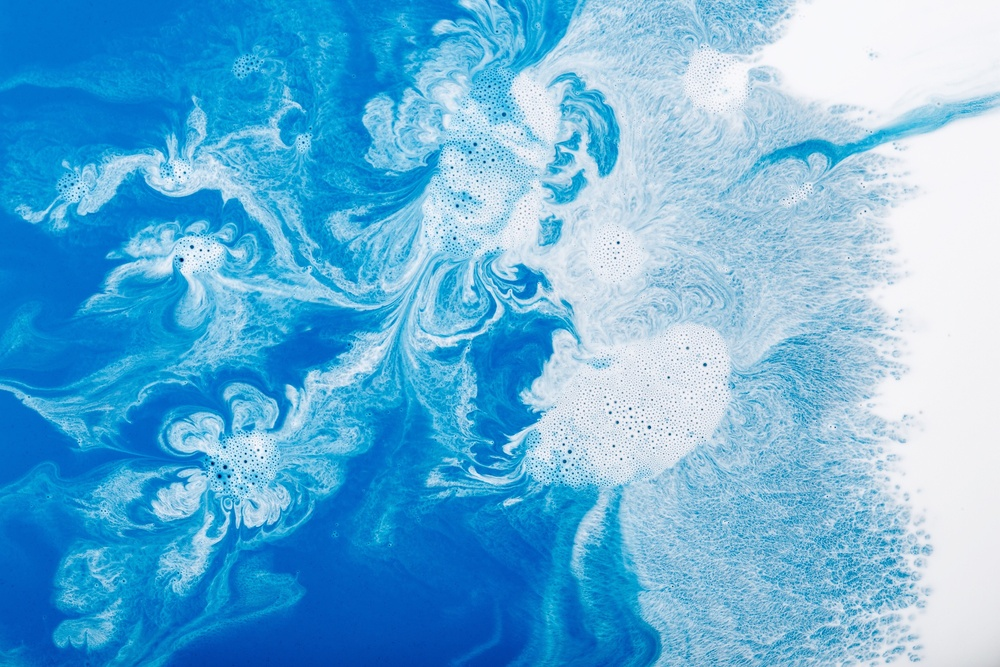
#> input picture bigImage.jpg, 1000 x 667 px, shrunk from 3000 x 2000 before the run
$ python binary.py
#> lines starting #> are read from the running program, lines starting #| are printed output that depends on the picture; after the words box and inside, x2 and y2 are one past the last pixel; in counts of white or black regions, pixels touching at a corner belong together
#> further down, src is the input picture: shape (667, 1000, 3); mean B, G, R 218.7, 176.6, 103.5
import cv2 as cv
import numpy as np

# 全局阈值


def threshold_demo(image):
    gray = cv.cvtColor(image, cv.COLOR_RGB2GRAY)  # 把输入图像灰度化
    # 直接阈值化是对输入的单通道矩阵逐像素进行阈值分割。
    ret, binary = cv.threshold(gray, 0, 255, cv.THRESH_BINARY | cv.THRESH_TRIANGLE)# otsu
    print("threshold value %s"%ret)
    cv.namedWindow("binary0", cv.WINDOW_NORMAL)
    cv.imshow("binary0", binary)

# 局部阈值


def local_threshold(image):
    gray = cv.cvtColor(image, cv.COLOR_RGB2GRAY)  # 把输入图像灰度化
    # 自适应阈值化能够根据图像不同区域亮度分布，改变阈值
    binary =  cv.adaptiveThreshold(gray, 255, cv.ADAPTIVE_THRESH_GAUSSIAN_C,cv.THRESH_BINARY, 25, 10)
    cv.namedWindow("binary1", cv.WINDOW_NORMAL)
    cv.imshow("binary1", binary)

# 用户自己计算阈值


def custom_threshold(image):
    gray = cv.cvtColor(image, cv.COLOR_RGB2GRAY)  # 把输入图像灰度化
    h, w = gray.shape[:2]
    m = np.reshape(gray, [1, w*h])
    mean = m.sum()/(w*h)
    print("mean:", mean)
    ret, binary = cv.threshold(gray, mean, 255, cv.THRESH_BINARY)
    cv.namedWindow("binary2", cv.WINDOW_NORMAL)
    cv.imshow("binary2", binary)
    return binary

def big_image_binary(image):
    print(image.shape)
#| (667, 1000, 3)
    cw = 256
    ch = 256
    h, w = image.shape[:2]
#> h = 667; w = 1000
    gray = cv.cvtColor(image, cv.COLOR_BGR2GRAY)
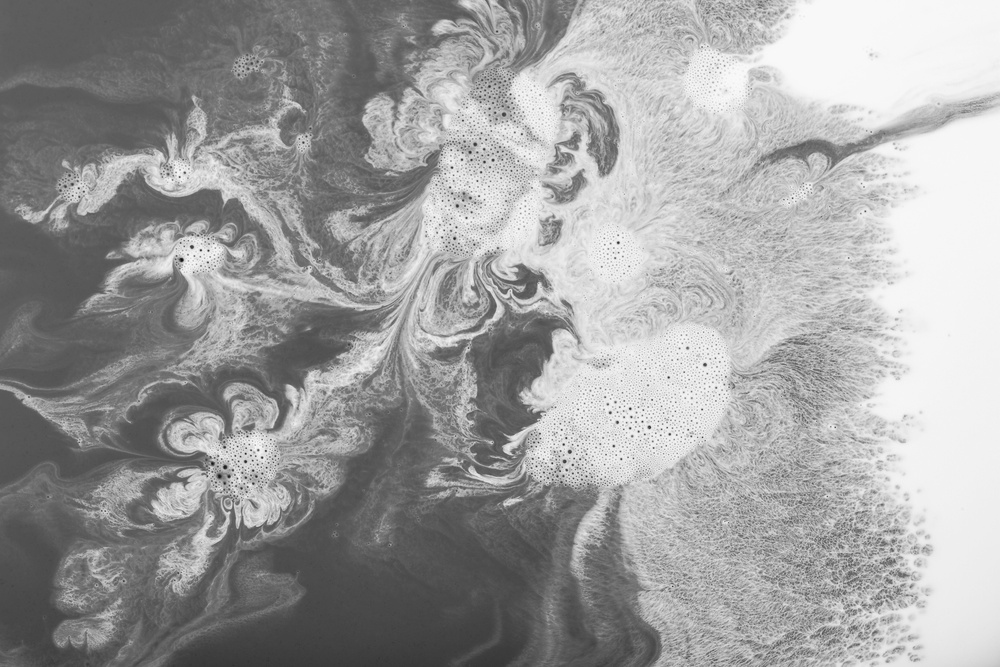
#> gray: shape (667, 1000); min 16, max 253, mean 159.5
    for hs in range(0, h, ch):
        for ws in range(0, w, cw):
            roi = gray[hs : hs + ch, ws : ws + cw]
            dst = cv.adaptiveThreshold(roi, 255, cv.ADAPTIVE_THRESH_GAUSSIAN_C, cv.THRESH_BINARY, 127, 20)
            gray[hs:hs+ch, ws:ws+cw] = dst
            print(np.std(dst), np.mean(dst))
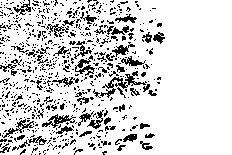
#> dst: shape (155, 232); 84% white; black in thin lines or dots, all inside (x1, y1, x2, y2) = (0, 0, 165, 155)
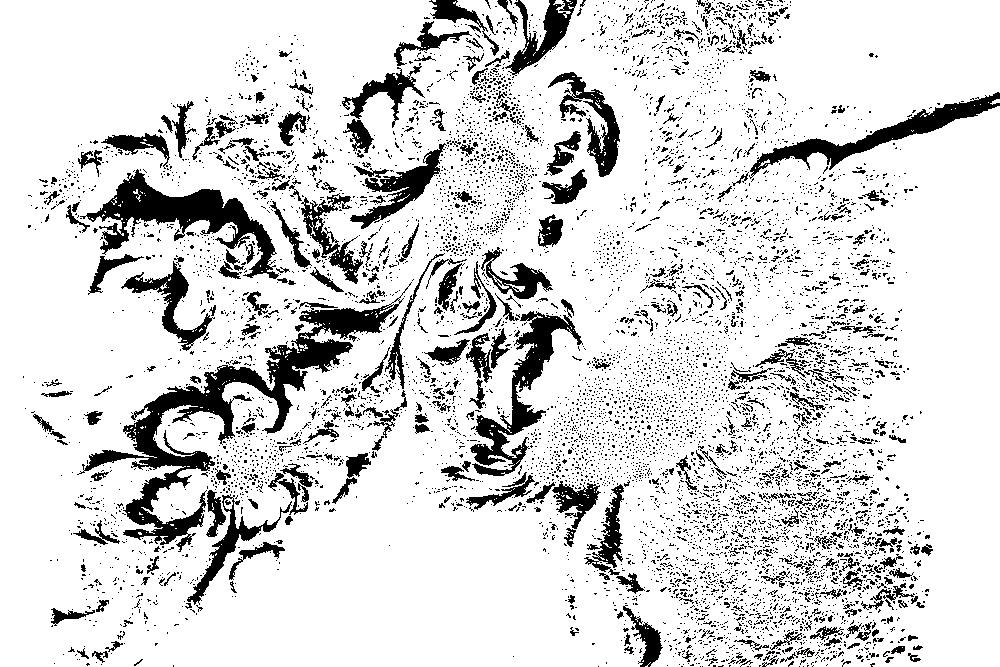
#> gray: shape (667, 1000); 84.8% white; 7804 black regions (7363 under 20 px), largest, box (x1, y1, x2, y2) and area: (77, 282, 412, 552) 12759, (80, 169, 279, 279) 6233, (470, 299, 583, 476) 4551
    cv.imwrite("big_image.jpg", gray)

src = cv.imread('bigImage.jpg') #view.png
cv.namedWindow('input_image', cv.WINDOW_AUTOSIZE)  # 设置为WINDOW_NORMAL可以任意缩放
cv.imshow('input_image', src)
# [4 lines of commented-out code are left out]

big_image_binary(src)
cv.waitKey(0)
cv.destroyAllWindows()

$ run again, with tar.png saved as bigImage.jpg
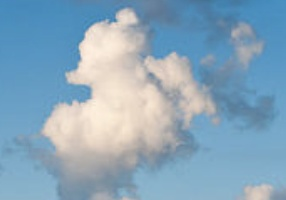
#> input picture tar.png, 286 x 200 px
#> src is the input picture: shape (200, 286, 3); mean B, G, R 187.6, 166.8, 136.7
#| (200, 286, 3)
#> after the loop in big_image_binary, `for hs in range(0, h, ch):`:
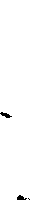
#> dst: shape (200, 30); 98.8% white; 3 black regions (1 under 20 px), largest, box (x1, y1, x2, y2) and area: (0, 112, 12, 118) 36, (17, 195, 27, 200) 32
#> after the loop in big_image_binary, `for hs in range(0, h, ch):`:
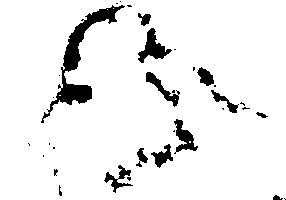
#> gray: shape (200, 286); 92.7% white; 33 black regions (20 under 20 px), largest, box (x1, y1, x2, y2) and area: (41, 5, 125, 123) 1744, (138, 28, 172, 63) 480, (174, 119, 198, 154) 362
